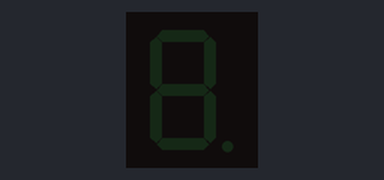
The sketch below on a simulated Arduino Uno, built with avr-gcc and run on an emulated ATmega328P. Shown: 1-digit seven-segment display. Wiring (inferred from the names in the program): 1-digit 7-segment display, segments lit when HIGH: segments pin 2, pin 3, pin 4, pin 5, pin 6, pin 7, pin 8, pin 9. The segment pins are drawn as the display they are named for.

Above: at 0.1 s.
At 6.7 s:
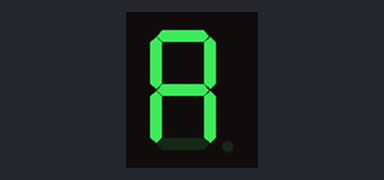
At 7.9 s:
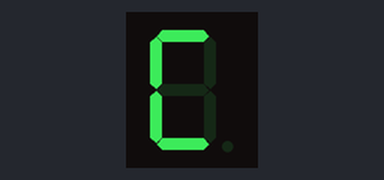
At 8.5 s:
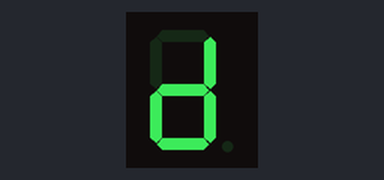
At 9.1 s:
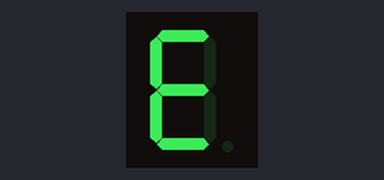
At 9.7 s:
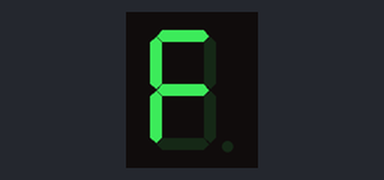

The sketch:

display_7seg.ino
```cpp
byte seven_seg_digits[16][7] = { { 1,1,1,1,1,1,0 }, // = Digito 0
{ 0,1,1,0,0,0,0 }, // = Digito 1
{ 1,1,0,1,1,0,1 }, // = Digito 2
{ 1,1,1,1,0,0,1 }, // = Digito 3
{ 0,1,1,0,0,1,1 }, // = Digito 4
{ 1,0,1,1,0,1,1 }, // = Digito 5
{ 1,0,1,1,1,1,1 }, // = Digito 6
{ 1,1,1,0,0,0,0 }, // = Digito 7
{ 1,1,1,1,1,1,1 }, // = Digito 8
{ 1,1,1,0,0,1,1 }, // = Digito 9
{ 1,1,1,0,1,1,1 }, // = Digito A
{ 0,0,1,1,1,1,1 }, // = Digito B
{ 1,0,0,1,1,1,0 }, // = Digito C
{ 0,1,1,1,1,0,1 }, // = Digito D
{ 1,0,0,1,1,1,1 }, // = Digito E
{ 1,0,0,0,1,1,1 } // = Digito F
};

void setup() {
pinMode(2, OUTPUT); //Pino 2 do Arduino ligado ao segmento A
pinMode(3, OUTPUT); //Pino 3 do Arduino ligado ao segmento B
pinMode(4, OUTPUT); //Pino 4 do Arduino ligado ao segmento C
pinMode(5, OUTPUT); //Pino 5 do Arduino ligado ao segmento D
pinMode(6, OUTPUT); //Pino 6 do Arduino ligado ao segmento E
pinMode(7, OUTPUT); //Pino 7 do Arduino ligado ao segmento F
pinMode(8, OUTPUT); //Pino 8 do Arduino ligado ao segmento G
pinMode(9, OUTPUT); //Pino 9 do Arduino ligado ao segmento PONTO
writePonto(0); // Inicia com o ponto desligado
}
void writePonto(byte dot) { //Funcao que aciona o ponto no display
digitalWrite(9, dot);
}
void sevenSegWrite(byte digit){ //Funcao que aciona o display
byte pin = 2;
//Percorre o array ligando os segmentos correspondentes ao digito
for (byte segCount = 0; segCount < 7; ++segCount){
digitalWrite(pin, seven_seg_digits[digit][segCount]);
++pin;
}
writePonto(1); //Liga o ponto
delay(100);
writePonto(0); //Desliga o ponto
}
void loop() {
//Contador de 0 a 15, ligando os segmentos correspondentes
//0 a 9 = liga os segmentos correspondentes aos numeros
//10 a 15 = Forma as letras A,B,C,D,E,F
for (byte count = 0; count < 16; count++){
delay(500);
sevenSegWrite(count);
}
delay(4000);
}
```

Measured:
- by itself, everything shown: repeats every 13.6 s, in 32 steps
- what the display in image 1 shows lasts 0.5 s, from 6.6 s to 7.1 s
- what the display in image 5 shows lasts 4.5 s, from 9.6 s to 14.1 s
